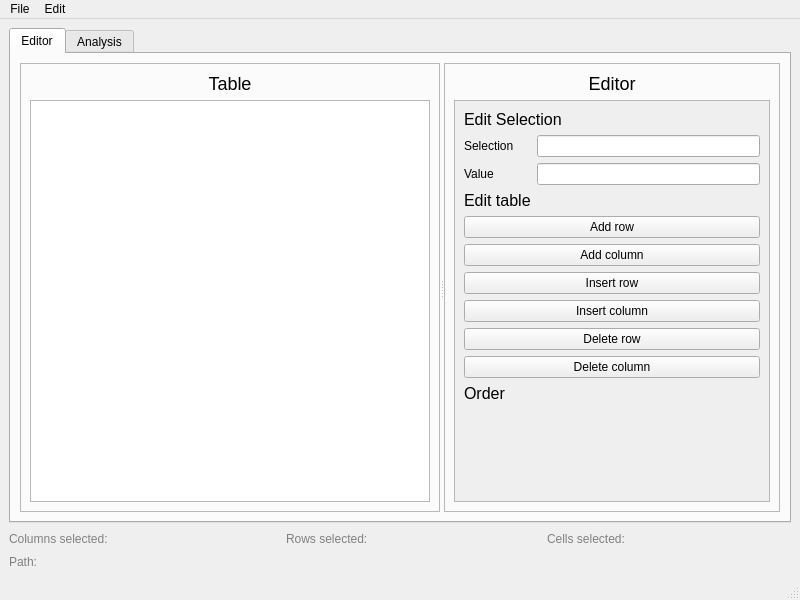
<?xml version="1.0" encoding="UTF-8"?>
<ui version="4.0">
 <class>MainWindow</class>
 <widget class="QMainWindow" name="MainWindow">
  <property name="geometry">
   <rect>
    <x>0</x>
    <y>0</y>
    <width>800</width>
    <height>600</height>
   </rect>
  </property>
  <property name="sizePolicy">
   <sizepolicy hsizetype="Preferred" vsizetype="Preferred">
    <horstretch>0</horstretch>
    <verstretch>0</verstretch>
   </sizepolicy>
  </property>
  <property name="minimumSize">
   <size>
    <width>800</width>
    <height>600</height>
   </size>
  </property>
  <property name="windowTitle">
   <string>Table-Wizard</string>
  </property>
  <widget class="QWidget" name="centralwidget">
   <property name="cursor">
    <cursorShape>IBeamCursor</cursorShape>
   </property>
   <property name="styleSheet">
    <string notr="true"/>
   </property>
   <layout class="QHBoxLayout" name="horizontalLayout_2">
    <item>
     <layout class="QVBoxLayout" name="central_vertical_layout">
      <item>
       <widget class="QTabWidget" name="tabWidget">
        <property name="currentIndex">
         <number>0</number>
        </property>
        <widget class="QWidget" name="editor_tab">
         <property name="cursor">
          <cursorShape>ArrowCursor</cursorShape>
         </property>
         <attribute name="title">
          <string>Editor</string>
         </attribute>
         <layout class="QVBoxLayout" name="verticalLayout">
          <item>
           <widget class="QSplitter" name="splitter">
            <property name="orientation">
             <enum>Qt::Horizontal</enum>
            </property>
            <widget class="QFrame" name="table_frame">
             <property name="minimumSize">
              <size>
               <width>400</width>
               <height>0</height>
              </size>
             </property>
             <property name="frameShape">
              <enum>QFrame::StyledPanel</enum>
             </property>
             <property name="frameShadow">
              <enum>QFrame::Raised</enum>
             </property>
             <layout class="QGridLayout" name="gridLayout">
              <item row="1" column="0">
               <widget class="QTableWidget" name="editor_table_widget"/>
              </item>
              <item row="0" column="0">
               <widget class="QLabel" name="editor_table_label">
                <property name="styleSheet">
                 <string notr="true">font-size:18px;</string>
                </property>
                <property name="text">
                 <string>Table</string>
                </property>
                <property name="alignment">
                 <set>Qt::AlignCenter</set>
                </property>
               </widget>
              </item>
             </layout>
            </widget>
            <widget class="QFrame" name="editor_frame">
             <property name="minimumSize">
              <size>
               <width>200</width>
               <height>0</height>
              </size>
             </property>
             <property name="frameShape">
              <enum>QFrame::StyledPanel</enum>
             </property>
             <property name="frameShadow">
              <enum>QFrame::Raised</enum>
             </property>
             <layout class="QVBoxLayout" name="verticalLayout_3">
              <item>
               <layout class="QVBoxLayout" name="editor_frame_vertical_layout">
                <item>
                 <widget class="QLabel" name="editor_label">
                  <property name="styleSheet">
                   <string notr="true">font-size:18px;</string>
                  </property>
                  <property name="text">
                   <string>Editor</string>
                  </property>
                  <property name="textFormat">
                   <enum>Qt::AutoText</enum>
                  </property>
                  <property name="alignment">
                   <set>Qt::AlignCenter</set>
                  </property>
                 </widget>
                </item>
                <item>
                 <widget class="QScrollArea" name="editor_tools_scroll_area">
                  <property name="widgetResizable">
                   <bool>true</bool>
                  </property>
                  <widget class="QWidget" name="editor_tools_widget">
                   <property name="geometry">
                    <rect>
                     <x>0</x>
                     <y>0</y>
                     <width>293</width>
                     <height>368</height>
                    </rect>
                   </property>
                   <layout class="QGridLayout" name="gridLayout_2">
                    <item row="1" column="0">
                     <widget class="QLabel" name="selection_label">
                      <property name="text">
                       <string>Selection</string>
                      </property>
                     </widget>
                    </item>
                    <item row="10" column="0">
                     <widget class="QLabel" name="editor_tools_order_label">
                      <property name="styleSheet">
                       <string notr="true">font-size:16px;</string>
                      </property>
                      <property name="text">
                       <string>Order</string>
                      </property>
                     </widget>
                    </item>
                    <item row="4" column="0" colspan="2">
                     <widget class="QPushButton" name="add_row_button">
                      <property name="text">
                       <string>Add row</string>
                      </property>
                      <property name="checkable">
                       <bool>false</bool>
                      </property>
                     </widget>
                    </item>
                    <item row="0" column="0" colspan="2">
                     <widget class="QLabel" name="label">
                      <property name="styleSheet">
                       <string notr="true">font-size:16px</string>
                      </property>
                      <property name="text">
                       <string>Edit Selection</string>
                      </property>
                     </widget>
                    </item>
                    <item row="6" column="0" colspan="2">
                     <widget class="QPushButton" name="insert_row_button">
                      <property name="text">
                       <string>Insert row</string>
                      </property>
                     </widget>
                    </item>
                    <item row="5" column="0" colspan="2">
                     <widget class="QPushButton" name="add_column_button">
                      <property name="text">
                       <string>Add column</string>
                      </property>
                     </widget>
                    </item>
                    <item row="2" column="0">
                     <widget class="QLabel" name="value_label">
                      <property name="text">
                       <string>Value</string>
                      </property>
                     </widget>
                    </item>
                    <item row="3" column="0">
                     <widget class="QLabel" name="editor_tools_edit_label">
                      <property name="styleSheet">
                       <string notr="true">font-size:16px</string>
                      </property>
                      <property name="text">
                       <string>Edit table</string>
                      </property>
                     </widget>
                    </item>
                    <item row="8" column="0" colspan="2">
                     <widget class="QPushButton" name="pushButton_2">
                      <property name="text">
                       <string>Delete row</string>
                      </property>
                     </widget>
                    </item>
                    <item row="7" column="0" colspan="2">
                     <widget class="QPushButton" name="pushButton">
                      <property name="text">
                       <string>Insert column</string>
                      </property>
                     </widget>
                    </item>
                    <item row="9" column="0" colspan="2">
                     <widget class="QPushButton" name="pushButton_3">
                      <property name="text">
                       <string>Delete column</string>
                      </property>
                     </widget>
                    </item>
                    <item row="2" column="1">
                     <widget class="QLineEdit" name="lineEdit"/>
                    </item>
                    <item row="11" column="0">
                     <spacer name="verticalSpacer">
                      <property name="orientation">
                       <enum>Qt::Vertical</enum>
                      </property>
                      <property name="sizeHint" stdset="0">
                       <size>
                        <width>20</width>
                        <height>40</height>
                       </size>
                      </property>
                     </spacer>
                    </item>
                    <item row="1" column="1">
                     <widget class="QLineEdit" name="lineEdit_2">
                      <property name="text">
                       <string/>
                      </property>
                     </widget>
                    </item>
                   </layout>
                  </widget>
                 </widget>
                </item>
               </layout>
              </item>
             </layout>
            </widget>
           </widget>
          </item>
         </layout>
        </widget>
        <widget class="QWidget" name="analysis_tab">
         <attribute name="title">
          <string>Analysis</string>
         </attribute>
        </widget>
       </widget>
      </item>
      <item>
       <layout class="QGridLayout" name="bottom_grid_layout">
        <item row="0" column="2">
         <widget class="QLabel" name="rows_selected_label">
          <property name="styleSheet">
           <string notr="true">color:gray</string>
          </property>
          <property name="text">
           <string>Rows selected:</string>
          </property>
         </widget>
        </item>
        <item row="0" column="4">
         <widget class="QLabel" name="cells_selected_label">
          <property name="styleSheet">
           <string notr="true">color:gray</string>
          </property>
          <property name="text">
           <string>Cells selected:</string>
          </property>
         </widget>
        </item>
        <item row="0" column="0">
         <widget class="QLabel" name="columns_selected_label">
          <property name="styleSheet">
           <string notr="true">color:gray</string>
          </property>
          <property name="text">
           <string>Columns selected:</string>
          </property>
         </widget>
        </item>
        <item row="1" column="0" colspan="5">
         <widget class="QLabel" name="path_label">
          <property name="styleSheet">
           <string notr="true">color:gray</string>
          </property>
          <property name="text">
           <string>Path:</string>
          </property>
         </widget>
        </item>
        <item row="0" column="5">
         <spacer name="horizontalSpacer_4">
          <property name="orientation">
           <enum>Qt::Horizontal</enum>
          </property>
          <property name="sizeHint" stdset="0">
           <size>
            <width>40</width>
            <height>20</height>
           </size>
          </property>
         </spacer>
        </item>
        <item row="0" column="3">
         <spacer name="horizontalSpacer_3">
          <property name="orientation">
           <enum>Qt::Horizontal</enum>
          </property>
          <property name="sizeHint" stdset="0">
           <size>
            <width>40</width>
            <height>20</height>
           </size>
          </property>
         </spacer>
        </item>
        <item row="0" column="1">
         <spacer name="horizontalSpacer_2">
          <property name="orientation">
           <enum>Qt::Horizontal</enum>
          </property>
          <property name="sizeHint" stdset="0">
           <size>
            <width>40</width>
            <height>20</height>
           </size>
          </property>
         </spacer>
        </item>
       </layout>
      </item>
     </layout>
    </item>
   </layout>
  </widget>
  <widget class="QMenuBar" name="menubar">
   <property name="geometry">
    <rect>
     <x>0</x>
     <y>0</y>
     <width>800</width>
     <height>26</height>
    </rect>
   </property>
   <widget class="QMenu" name="menuFile">
    <property name="title">
     <string>File</string>
    </property>
    <widget class="QMenu" name="menuSave_as">
     <property name="title">
      <string>Save as</string>
     </property>
     <addaction name="action_TXT"/>
     <addaction name="actionCSV"/>
    </widget>
    <addaction name="separator"/>
    <addaction name="action_new"/>
    <addaction name="action_open"/>
    <addaction name="separator"/>
    <addaction name="action_save"/>
    <addaction name="menuSave_as"/>
   </widget>
   <widget class="QMenu" name="menuView">
    <property name="title">
     <string>Edit</string>
    </property>
    <addaction name="actionAdd_column"/>
    <addaction name="actionAdd_row"/>
    <addaction name="actionInsert_column"/>
    <addaction name="actionInsert_row"/>
    <addaction name="actionDelete_column"/>
    <addaction name="actionDelete_row"/>
    <addaction name="separator"/>
    <addaction name="actionUndo"/>
    <addaction name="actionRedo"/>
   </widget>
   <addaction name="menuFile"/>
   <addaction name="menuView"/>
  </widget>
  <widget class="QStatusBar" name="statusbar"/>
  <action name="action_new">
   <property name="text">
    <string>New</string>
   </property>
  </action>
  <action name="action_open">
   <property name="text">
    <string>Open</string>
   </property>
  </action>
  <action name="action_save">
   <property name="text">
    <string>Save</string>
   </property>
  </action>
  <action name="actionAdd_column">
   <property name="text">
    <string>Add column</string>
   </property>
  </action>
  <action name="actionAdd_row">
   <property name="text">
    <string>Add row</string>
   </property>
  </action>
  <action name="actionInsert_column">
   <property name="text">
    <string>Insert column</string>
   </property>
  </action>
  <action name="actionInsert_row">
   <property name="text">
    <string>Insert row</string>
   </property>
  </action>
  <action name="actionDelete_column">
   <property name="text">
    <string>Delete column</string>
   </property>
  </action>
  <action name="actionDelete_row">
   <property name="text">
    <string>Delete row</string>
   </property>
  </action>
  <action name="actionUndo">
   <property name="text">
    <string>Undo</string>
   </property>
  </action>
  <action name="actionRedo">
   <property name="text">
    <string>Redo</string>
   </property>
  </action>
  <action name="action_TXT">
   <property name="text">
    <string> TXT</string>
   </property>
  </action>
  <action name="actionCSV">
   <property name="text">
    <string>CSV</string>
   </property>
  </action>
 </widget>
 <resources/>
 <connections/>
</ui>
